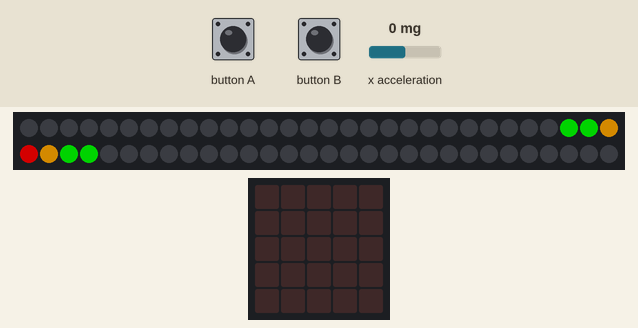
This program was run on a simulated BBC micro:bit (MakeCode). Parts: 60 RGB LEDs in strip order, left to right, continuing on the next row, the board's 5×5 LED display. The inputs (shaded band) are chosen by the test bench; at power-on: x acceleration 0 mg. Dim RGB values are drawn brighter than linear.

Above: at 1.2 s.
1.3 s: button A pressed for 0.15 s
At 1.65 s:
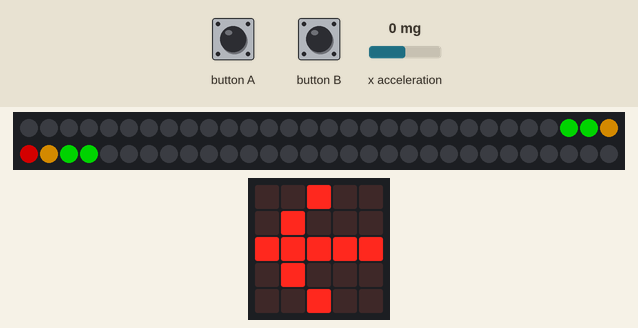
3.3 s: button B pressed for 0.15 s
At 3.65 s:
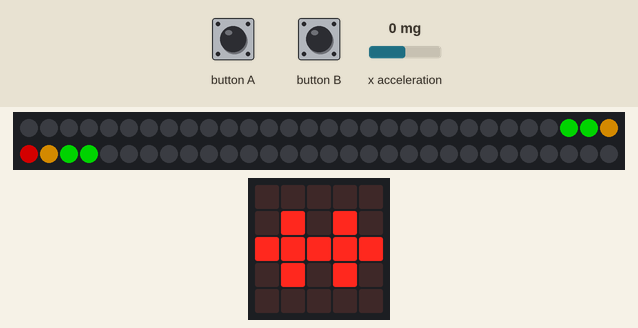
5.3 s: button A pressed for 0.15 s
At 5.65 s:
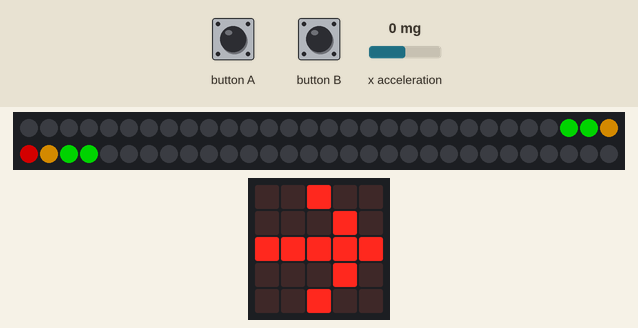
7.3 s: button B pressed for 0.15 s
At 7.65 s:
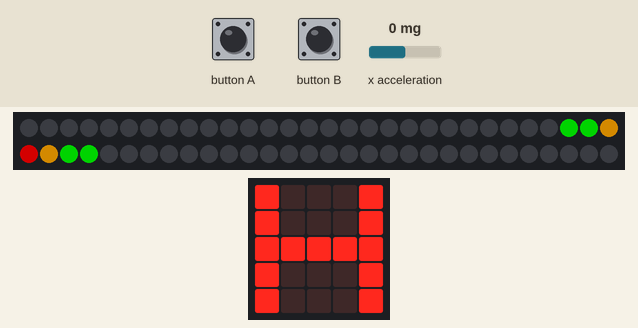
9.3 s: x acceleration set to -1440 mg
At 9.9 s:
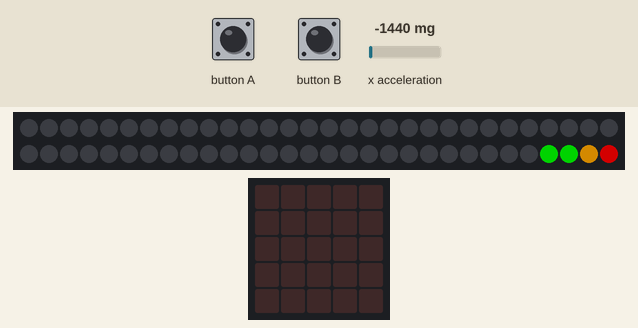
10.8 s: x acceleration set to 750 mg
Timing chart, 0 to 13.4 s (numbered marks = the images above; inputs shaded):
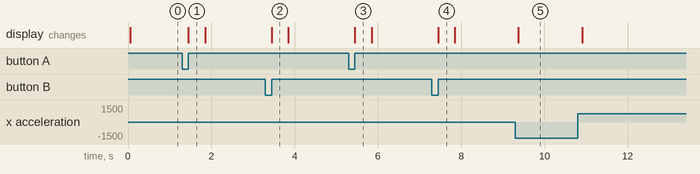

The program:

main.ts
```typescript
function zeichne_pixel (position: number) {
    strip.clear()
    strip.setPixelColor(position - 3, neopixel.colors(NeoPixelColors.Green))
    strip.setPixelColor(position - 2, neopixel.colors(NeoPixelColors.Green))
    strip.setPixelColor(position - 1, neopixel.colors(NeoPixelColors.Orange))
    strip.setPixelColor(position, neopixel.colors(NeoPixelColors.Red))
    strip.setPixelColor(position + 1, neopixel.colors(NeoPixelColors.Orange))
    strip.setPixelColor(position + 2, neopixel.colors(NeoPixelColors.Green))
    strip.setPixelColor(position + 3, neopixel.colors(NeoPixelColors.Green))
    strip.show()
}
input.onButtonPressed(Button.A, function () {
    if (direction == 1) {
        direction = 0
        basic.showLeds(`
            . . # . .
            . . . # .
            # # # # #
            . . . # .
            . . # . .
            `)
        basic.clearScreen()
    } else {
        direction = 1
        basic.showLeds(`
            . . # . .
            . # . . .
            # # # # #
            . # . . .
            . . # . .
            `)
        basic.clearScreen()
    }
})
input.onButtonPressed(Button.B, function () {
    if (_function == 1) {
        _function = 0
        basic.showLeds(`
            # . . . #
            # . . . #
            # # # # #
            # . . . #
            # . . . #
            `)
        basic.clearScreen()
    } else {
        _function = 1
        basic.showLeds(`
            . . . . .
            . # . # .
            # # # # #
            . # . # .
            . . . . .
            `)
        basic.clearScreen()
    }
})
let _function = 0
let direction = 0
let strip: neopixel.Strip = null
let strip_length = 60
strip = neopixel.create(DigitalPin.P2, strip_length, NeoPixelMode.RGB)
let previous_bubble_position = 0
let bubble_position = strip_length / 2
basic.forever(function () {
    if (_function == 0) {
        if (direction == 1) {
            bubble_position = Math.map(Math.constrain(input.acceleration(Dimension.X), -400, 400), -400, 400, 1, strip_length - 1)
        } else {
            bubble_position = Math.map(Math.constrain(input.acceleration(Dimension.X), -400, 400), -400, 400, strip_length - 1, 1)
        }
        basic.pause(50)
        if (Math.abs(bubble_position - previous_bubble_position) > 1) {
            zeichne_pixel(bubble_position)
            previous_bubble_position = bubble_position
        }
    } else {
        if (direction == 1) {
            bubble_position += Math.map(Math.constrain(input.acceleration(Dimension.X), -400, 400), -250, 250, -2, 2)
        } else {
            bubble_position += Math.map(Math.constrain(input.acceleration(Dimension.X), -400, 400), -250, 250, 2, -2)
        }
        if (bubble_position < 2) {
            bubble_position = strip_length - 2
        }
        if (bubble_position > strip_length - 2) {
            bubble_position = 2
        }
        zeichne_pixel(bubble_position)
        basic.pause(20)
    }
})
```

test.ts
```typescript
// Hier kann man Tests durchführen; diese Datei wird nicht kompiliert, wenn dieses Paket als Erweiterung verwendet wird.
```

Measured:
- after the input at 1.3 s, the display: changes after 0.15 s (image 1)
- after the input at 3.3 s, the display: changes after 0.15 s (image 2)
- after the input at 5.3 s, the display: changes after 0.15 s (image 3)
- after the input at 7.3 s, the display: changes after 0.15 s (image 4)
- what the display in image 1 shows lasts 0.4 s, from 1.5 s to 1.9 s
